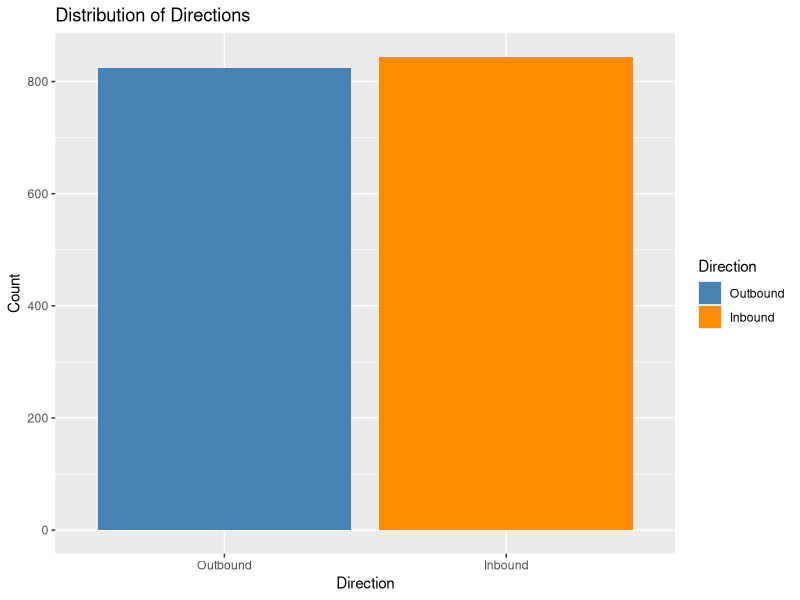
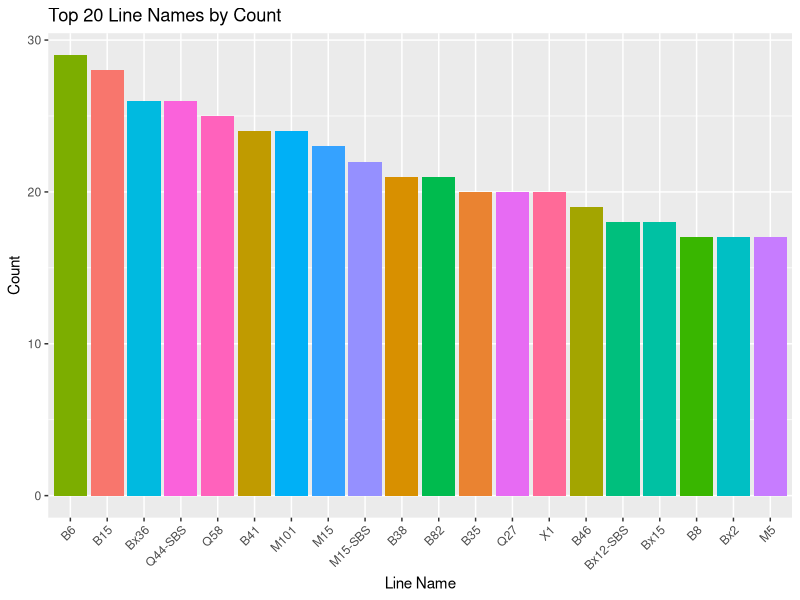
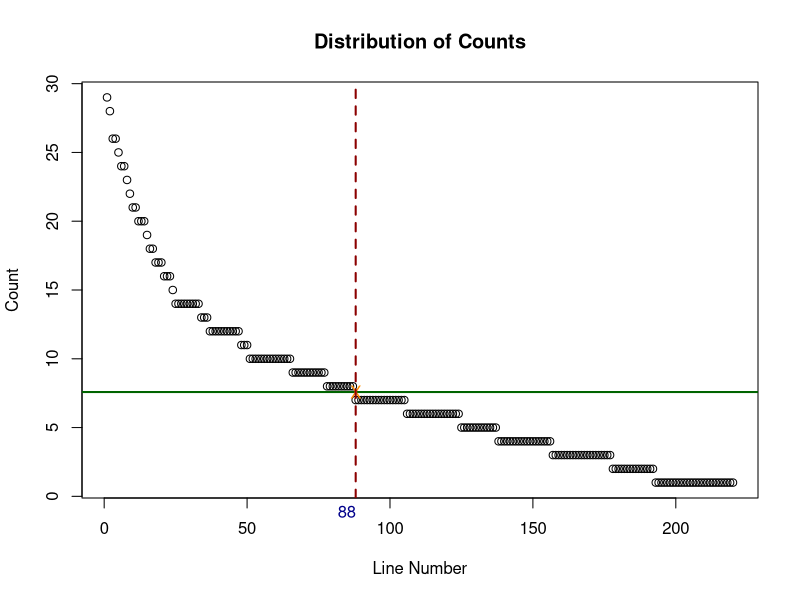
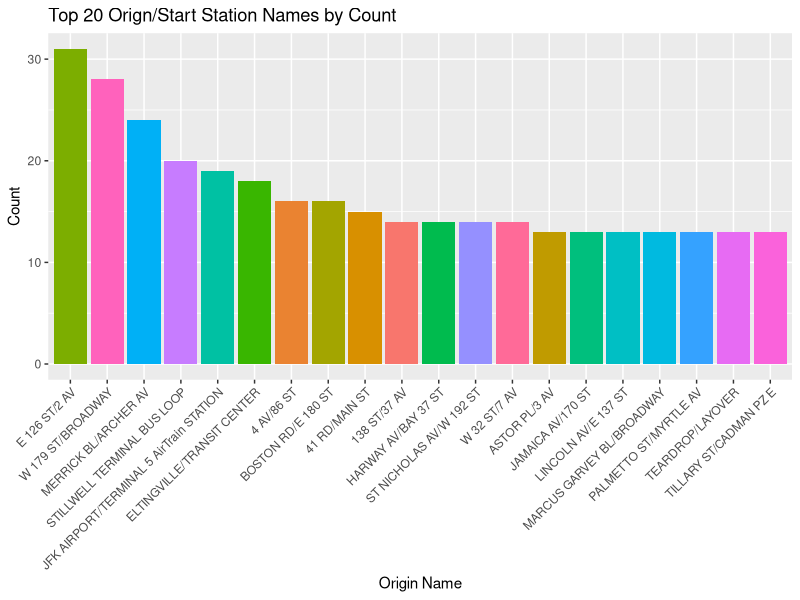
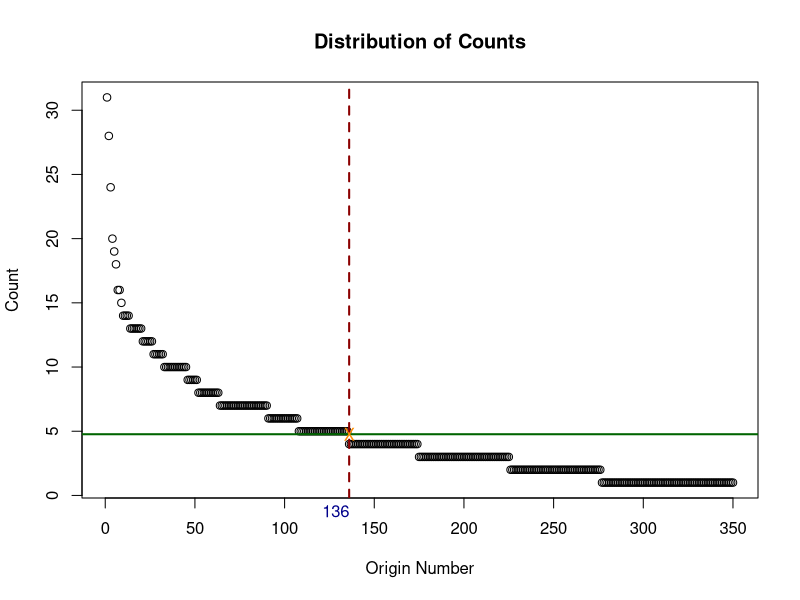
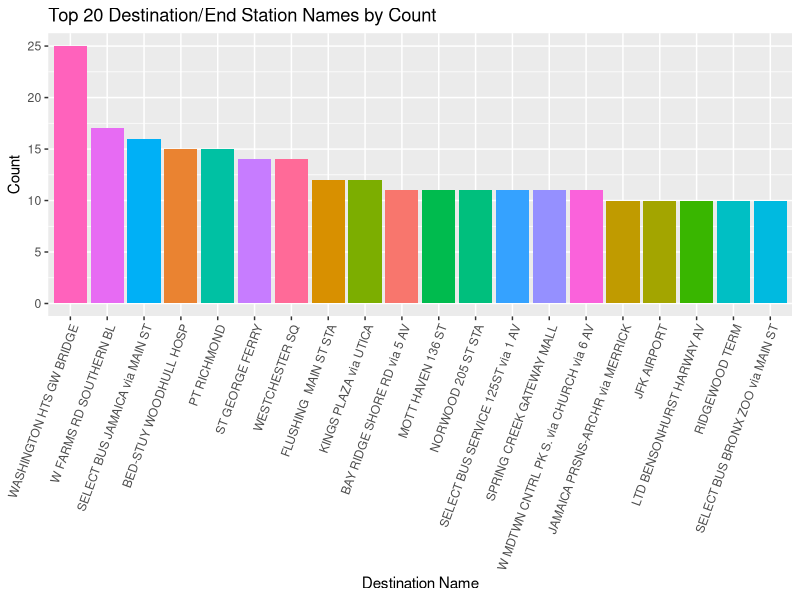
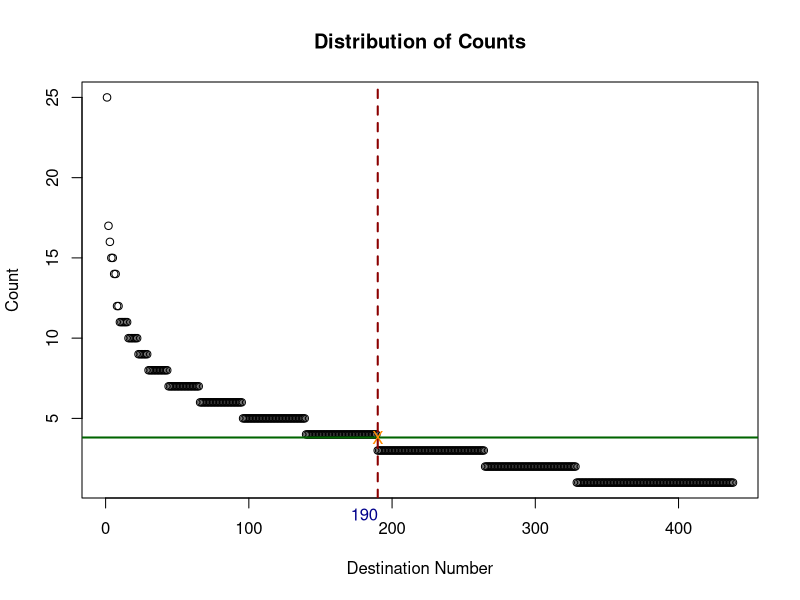
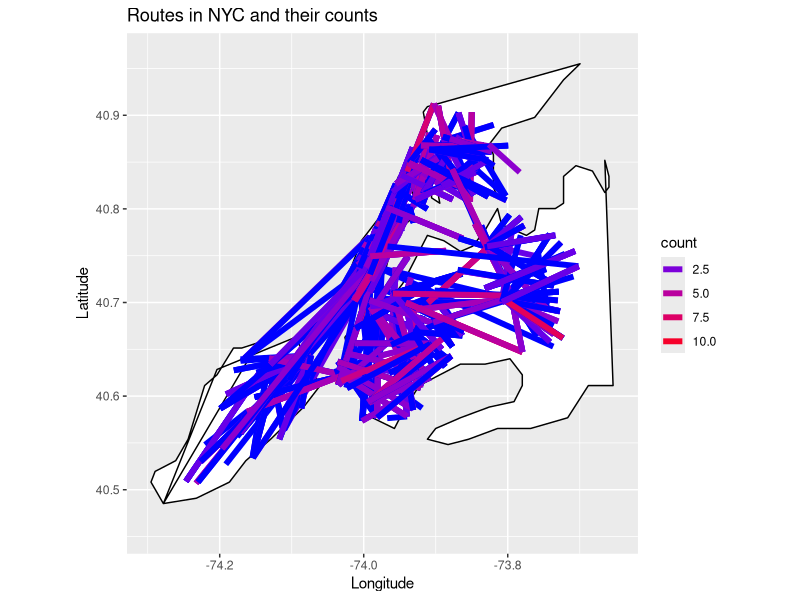

Write the R code that produced these figures, in order. (Note: this script raises an error after producing the figures.)
#---------------------------------------------------------------------------------
# Title: Exploratory data analysis
# Author: Tania Sultana
# Date: 2023-12-23
# Description: This scripts prepare all the EDA of the project
#---------------------------------------------------------------------------------

# clear environment
rm(list = ls(all.names = TRUE))

# add the library
library(dplyr)
library(ggplot2)
library(lubridate)

#setwd('D:/Msc/Winter 23-24/ML 2/Project/nyc_bus_delay_prediction')

root_rahat_dir <- "Desktop/ADR/ML-2/projects/nyc_bus_delay_prediction/"

# Load the dataset
df <- read.csv("dataset/nyc_ds_eda.csv")


## Uni-variate Analysis

#---------------------------------------------------------------------------------
## Direction column

(tab_dir <- table(df$direction))

# there are two values in the column: Outbound & Inbound directions for the bus route
# Outbound = 0 = the bus is moving away from center
# Inbound = 1 = the bus is moving inside towards center

# Convert to dataframe for plotting
tab_dir_df <- as.data.frame(tab_dir)

# Rename the columns
names(tab_dir_df) <- c("Direction", "Count")

# Rename the levels in the Direction column
levels(tab_dir_df$Direction) <- c("Outbound", "Inbound")

tab_dir_df

# Visualize the direction
# Create bar plot
ggplot(tab_dir_df, aes(x = Direction, y = Count, fill = Direction)) +
  geom_bar(stat = "identity") +
  scale_fill_manual(values = c("steelblue", "darkorange")) +
  labs(title = "Distribution of Directions", x = "Direction", y = "Count")

# Note: The dataset has a balance distribution among 2 different direction



#---------------------------------------------------------------------------------
## Line Name

# get the count of each line name
(tab_line_name <- table(df$line_name))

# Convert to dataframe for plotting
tab_line_df <- as.data.frame(tab_line_name)

head(tab_line_df)

# Rename the columns
names(tab_line_df) <- c("line_name", "count")

head(tab_line_df)

# sort using count
tab_line_df <- tab_line_df[order(-tab_line_df$count), ]

# Reset the row names
rownames(tab_line_df) <- NULL

cat("Total unique line name:", (nrow(tab_line_df)), "\n")

avg_line_count <- mean(tab_line_df$count)

cat("Average line counts:", avg_line_count, "\n")

# get top 20 linename
(top_line_df <- tab_line_df[1:20, ])

# visualize top-20 line name
ggplot(top_line_df, aes(x = reorder(line_name, -count), y = count, fill = line_name)) +
  geom_bar(stat = "identity") +
  labs(title = "Top 20 Line Names by Count", x = "Line Name", y = "Count") +
  theme(axis.text.x = element_text(angle = 45, hjust = 1),  # Rotate x labels for readability
        legend.position = "none")  # Remove the legend


# calculate the percentage of top-20 frequent line name
top_line_count_percentage <- sum(top_line_df$count) / sum(tab_line_df$count) * 100
cat("Top 20 line's frequency percentage:", top_line_count_percentage, "%\n")


# visualize the counts of each line with respect to thie index
plot(tab_line_df$count,
     xlab = "Line Number", 
     ylab = "Count", 
     main = "Distribution of Counts")

# Add a horizontal green line at the mean count
abline(h = avg_line_count, col = "darkgreen", lwd = 2) # lwd = 2 makes the line a bit thicker

# Find the first index where count is less than the average
first_index <- which(tab_line_df$count < avg_line_count)[1]

# Add 'X' mark at the first such index on the average line
if (!is.na(first_index)) {
  points(first_index, avg_line_count, pch = "X", col = "darkorange", lwd = 3)
  
  # Add a dashed vertical line through the 'X' point
  abline(v = first_index, lty = "dashed", col = "darkred", lwd=2)
  
  # Add text label for the X-axis value
  text(first_index, par("usr")[3] - 1, labels = first_index, srt = 00, adj = 1, xpd = TRUE, col = "darkblue")
}

# Summary Statistics: 
## 1. Total unique line name is: 220
## 2. Average frequency of each line name: 7.58
## 3. Top 20 line's frequency percentage is 26.07914%
## 4. 88 line names have more counts than their average counts


#---------------------------------------------------------------------------------
## Origin/Source Name

# origin name table
tab_oname <- table(df$org_name)

# Convert to dataframe for plotting
df_origin_name <- as.data.frame(tab_oname)

head(df_origin_name)

# Rename the columns
names(df_origin_name) <- c("orogin_name", "count")

# sort using count
df_origin_name <- df_origin_name[order(-df_origin_name$count), ]

# Reset the row names
rownames(df_origin_name) <- NULL

# Get total unique origin name
cat("Total unique origin name:", (nrow(df_origin_name)), "\n")

# Get average count of each origin name
avg_origin_count <- mean(df_origin_name$count)
cat("Average line counts:", avg_origin_count, "\n")

# get top 20 origin name
(top_origin_df <- df_origin_name[1:20, ])

# visualize top-20 origin name
ggplot(top_origin_df, aes(x = reorder(orogin_name, -count), y = count, fill = orogin_name)) +
  geom_bar(stat = "identity") +
  labs(title = "Top 20 Orign/Start Station Names by Count", x = "Origin Name", y = "Count") +
  theme(axis.text.x = element_text(angle = 45, hjust = 1),  # Rotate x labels for readability
        legend.position = "none")  # Remove the legend


# calculate the percentage of top-20 frequent origin name
top_origin_count_percentage <- sum(top_origin_df$count) / sum(df_origin_name$count) * 100
cat("Top 20 line's frequency percentage:", top_origin_count_percentage, "%\n")


# visualize the counts of each origin with respect to their indices
plot(df_origin_name$count,
     xlab = "Origin Number", 
     ylab = "Count", 
     main = "Distribution of Counts")

# Add a horizontal green line at the mean count
abline(h = avg_origin_count, col = "darkgreen", lwd = 2)

# Find the first index where count is less than the average
first_index <- which(df_origin_name$count < avg_origin_count)[1]

# Add 'X' mark at the first such index on the average line
if (!is.na(first_index)) {
  points(first_index, avg_origin_count, pch = "X", col = "darkorange", lwd = 3)
  
  # Add a dashed vertical line through the 'X' point
  abline(v = first_index, lty = "dashed", col = "darkred", lwd=2)
  
  # Add text label for the X-axis value
  text(first_index, par("usr")[3] - 1, labels = first_index, srt = 00, adj = 1, xpd = TRUE, col = "darkblue")
}

# Summary Statistics: 
## 1. Total unique origin name is: 350
## 2. Average frequency of each origin name: 4.77
## 3. Top 20 origin's frequency percentage is 20.02398%
## 4. 136 origin names have more counts than their average counts



#---------------------------------------------------------------------------------
## Destination/End station Name

# destination name table
tab_dname <- table(df$dest_name)

# Convert to dataframe for plotting
df_dest_name <- as.data.frame(tab_dname)

head(df_dest_name)

# Rename the columns
names(df_dest_name) <- c("destination_name", "count")

# sort using count
df_dest_name <- df_dest_name[order(-df_dest_name$count), ]

# Reset the row names
rownames(df_dest_name) <- NULL

# Get total unique destination name
cat("Total unique destination name:", (nrow(df_dest_name)), "\n")

# Get average count of each destination name
avg_dest_count <- mean(df_dest_name$count)
cat("Average line counts:", avg_dest_count, "\n")

# get top 20 destination name
top_dest_df <- df_dest_name[1:20, ]

# visualize top-20 destination name
ggplot(top_dest_df, aes(x = reorder(destination_name, -count), y = count, fill = destination_name)) +
  geom_bar(stat = "identity") +
  labs(title = "Top 20 Destination/End Station Names by Count", x = "Destination Name", y = "Count") +
  theme(axis.text.x = element_text(angle = 70, hjust = 1),  # Rotate x labels for readability
        legend.position = "none")  # Remove the legend


# calculate the percentage of top-20 frequent destination name
top_dest_count_percentage <- sum(top_dest_df$count) / sum(df_dest_name$count) * 100
cat("Top 20 line's frequency percentage:", top_dest_count_percentage, "%\n")


# visualize the counts of each origin with respect to their indices
plot(df_dest_name$count,
     xlab = "Destination Number", 
     ylab = "Count", 
     main = "Distribution of Counts")

# Add a horizontal green line at the mean count
abline(h = avg_dest_count, col = "darkgreen", lwd = 2)

# Find the first index where count is less than the average
first_index <- which(df_dest_name$count < avg_dest_count)[1]

# Add 'X' mark at the first such index on the average line
if (!is.na(first_index)) {
  points(first_index, avg_dest_count, pch = "X", col = "darkorange", lwd = 3)
  
  # Add a dashed vertical line through the 'X' point
  abline(v = first_index, lty = "dashed", col = "darkred", lwd=2)
  
  # Add text label for the X-axis value
  text(first_index, par("usr")[3] - 1, labels = first_index, srt = 00, adj = 1, xpd = TRUE, col = "darkblue")
}

# Summary Statistics: 
## 1. Total unique destination name is: 438
## 2. Average frequency of each destination: 3.81
## 3. Top 20 destination's frequency percentage is 15.35%
## 4. 190 destinations have more counts than their average counts


#---------------------------------------------------------------------------------

## Map Visualization of each routes from source to destination

# install the package if needed
#install.packages("maps", dep = TRUE)

library(maps)

# init map object for NYC
nyc_map <- map_data("state", region = "new york")


# Aggregate the data to count the frequency of each route
df_aggregated <- df %>%
  group_by(org_long, org_lat, dest_long, dest_lat) %>%
  summarize(count = n())


# Determine the range of longitude and latitude for the routes area
# You may need to adjust these values based on your specific data
x_min <- min(df_aggregated$org_long, df_aggregated$dest_long) - 0.05
x_max <- max(df_aggregated$org_long, df_aggregated$dest_long) + 0.05
y_min <- min(df_aggregated$org_lat, df_aggregated$dest_lat) - 0.05
y_max <- max(df_aggregated$org_lat, df_aggregated$dest_lat) + 0.05

# Create a ggplot using the aggregated data
ggplot() +
  geom_polygon(data = nyc_map, aes(x = long, y = lat, group = group), fill = "white", color = "black") +
  geom_segment(data = df_aggregated, aes(x = org_long, 
                                         y = org_lat, 
                                         xend = dest_long, 
                                         yend = dest_lat, 
                                         color = count), size = 2) +
  scale_color_gradient(low = "blue", high = "red", guide = "legend") +
  coord_fixed(1.3) +
  labs(x = "Longitude", y = "Latitude", title = "Routes in NYC and their counts") +
  xlim(x_min, x_max) +
  ylim(y_min, y_max)



#---------------------------------------------------------------------------------

## Vehicle Name

# vehicle name table
tab_vname <- table(df$vech_name)

# Convert to dataframe for plotting
df_vehicle_name <- as.data.frame(tab_vname)

head(df_vehicle_name)

# Rename the columns
names(df_vehicle_name) <- c("vehicle_name", "count")

# sort using count
df_vehicle_name <- df_vehicle_name[order(-df_vehicle_name$count), ]

# Reset the row names
rownames(df_vehicle_name) <- NULL

# Get total unique vehicle name
cat("Total unique vehicle name:", (nrow(df_vehicle_name)), "\n")

# Get average count of each vehicle name
avg_vehicle_count <- mean(df_vehicle_name$count)
cat("Average line counts:", avg_vehicle_count, "\n")

# get top 20 vehicle name
(top_vehicle_df <- df_vehicle_name[1:20, ])

# visualize top-20 vehicle name
ggplot(top_vehicle_df, aes(x = reorder(vehicle_name, -count), y = count, fill = vehicle_name)) +
  geom_bar(stat = "identity") +
  labs(title = "Top 20 Vehicle Name by Count", x = "Origin Name", y = "Count") +
  theme(axis.text.x = element_text(angle = 45, hjust = 1),  # Rotate x labels for readability
        legend.position = "none")  # Remove the legend


# calculate the percentage of top-20 frequent vehicle name
top_vehicle_count_percentage <- sum(top_vehicle_df$count) / sum(df_vehicle_name$count) * 100
cat("Top 20 vehicle's frequency percentage:", top_vehicle_count_percentage, "%\n")


# visualize the counts of each origin with respect to their indices
plot(df_vehicle_name$count,
     xlab = "Vehicle Number", 
     ylab = "Count", 
     main = "Distribution of Counts")

# Add a horizontal green line at the mean count
abline(h = avg_vehicle_count, col = "darkgreen", lwd = 2)

# Find the first index where count is less than the average
first_index <- which(df_vehicle_name$count < avg_vehicle_count)[1]

# Add 'X' mark at the first such index on the average line
if (!is.na(first_index)) {
  points(first_index, avg_vehicle_count, pch = "X", col = "darkorange", lwd = 3)
  
  # Add a dashed vertical line through the 'X' point
  abline(v = first_index, lty = "dashed", col = "darkred", lwd=2)
  
  # Calculate the y-position for the text label
  y_position <- par("usr")[3] - 0.15
  x_position = first_index + 20
  
  # Add text label for the X-axis value
  text(x_position, y_position, labels = first_index, srt = 00, adj = 1, xpd = TRUE, col = "darkblue")
}



# Summary Statistics: 
## 1. Total unique vehicle name: 1381 
## 2. Average frequency of each vehicle name: 1.21
## 3. Top 20 vehicle's frequency percentage: 3.78%
## 4. 251 vehicle names have more counts than their average counts


#---------------------------------------------------------------------------------

## next_point_name, arrivial_app, and dist_from_stop have no relevance to our analysis.

## Weekend Status


# weekend status table
tab_ws <- table(df$weekend_status)

# Convert to dataframe for plotting
df_ws <- as.data.frame(tab_ws)

head(df_ws)

# Rename the columns
names(df_ws) <- c("weekend_status", "count")

# sort using count
df_ws <- df_ws[order(-df_ws$count), ]

# Reset the row names
rownames(df_ws) <- NULL

# weekend status has two variable: FALSE = weekdays AND TRUE = weekend


# Calculate the percentage for each group
df_ws <- df_ws %>%
  group_by(weekend_status) %>%
  summarise(total_count = sum(count)) %>%
  mutate(percentage = (total_count / sum(total_count)) * 100)

# Create the bar plot with percentage labels
ggplot(df_ws, aes(x = reorder(weekend_status, -percentage), y = total_count, fill = weekend_status)) +
  geom_bar(stat = "identity") +
  geom_text(aes(label = paste0(round(percentage, 2), "%")), vjust = -0.5, size = 4) +  # Add percentage labels
  labs(title = "Distribution of Weekend Status by Count and Percentage",
       x = "Origin Name",
       y = "Count") +
  theme(axis.text.x = element_text(angle = 0, hjust = 0.5),  # Reset X-axis text position to default
  legend.position = "none")  # Remove the legend

# Summary Statistics: 
# both type has pretty much balanced in the dataset. 
# weekdays has almost 80% counts and weekend has rest of 20%


#---------------------------------------------------------------------------------

## Day of the year

boxplot(df$day_of_year, 
        main = "Distribution of Day of the Year",
        ylab = "day of year") 

# Add the mean to the boxplot
points(1, mean(df$day_of_year), col = "red", pch = 19)
text(1.05, mean(df$day_of_year), labels = round(mean(df$day_of_year), 2), col = "red")

# Calculate quantiles
quantiles <- quantile(df$day_of_year, probs = c(0.25, 0.75))

# Add quantiles to the boxplot
segments(0.8, quantiles[1], 1.2, quantiles[1], col = "blue")
segments(0.8, quantiles[2], 1.2, quantiles[2], col = "blue")

# Annotate quantiles
text(1.25, quantiles[1], labels = round(quantiles[1], 2), col = "blue")
text(1.25, quantiles[2], labels = round(quantiles[2], 2), col = "blue")


#---------------------------------------------------------------------------------

## Time of the Day

boxplot(df$time_of_day, 
        main = "Distribution of time of the day",
        ylab = "day of year") 

# Add the mean to the boxplot
points(1, mean(df$time_of_day), col = "red", pch = 19)
text(1.09, mean(df$time_of_day), labels = paste(round(mean(df$time_of_day), 2), ' or ' , 
                                                round(mean(df$time_of_day) / 60, 0), ':', 
                                                round(mean(df$time_of_day) %% 60, 0), sep = ""), col = "red")

# Calculate quantiles
quantiles <- quantile(df$time_of_day, probs = c(0.25, 0.75))

# Add quantiles to the boxplot
segments(0.8, quantiles[1], 1.2, quantiles[1], col = "blue")
segments(0.8, quantiles[2], 1.2, quantiles[2], col = "blue")

# Annotate quantiles
text(1.28, quantiles[1], labels = paste(round(quantiles[1], 2), ' or ' , 
                                        round(quantiles[1] / 60, 0), ':', 
                                        round(quantiles[1] %% 60, 0), sep = ""), col = "blue")

text(1.28, quantiles[2], labels = paste(round(quantiles[2], 2), ' or ', 
                                        round(quantiles[2] / 60, 0), ':', 
                                        sprintf("%02d", as.integer(quantiles[2] %% 60)), sep = ""), col = "blue")

# Summary Statistics: 
## 1. Most busiest time is between 09:30 - 18:07
## 2. Mean time is 14:53.


#---------------------------------------------------------------------------------

## Delay mins

df$non_neg_delay <- ifelse(df$delay_mins < 0, 0, df$delay_mins)

boxplot(df$non_neg_delay, 
        main = "Distribution of the delay time (mins)",
        ylab = "delay (mins)") 


# Add the mean to the boxplot
points(1, mean(df$non_neg_delay), col = "red", pch = 19)
text(1.04, mean(df$non_neg_delay), labels = paste(round(mean(df$non_neg_delay), 2),  sep = ""), col = "red")

# determined minimum and maximum values
#min_value <- min(df$non_neg_delay, na.rm = TRUE)
max_value <- max(df$non_neg_delay, na.rm = TRUE)

# Add the minimum point
#points(1, min_value, col = "blue", pch = 19)
#text(1.05, min_value, labels = round(min_value, 2), col = "blue")

# Add the maximum point
points(1, max_value, col = "darkgreen", pch = 19)
text(1.05, max_value, labels = round(max_value, 2), col = "darkgreen")

quantiles <- quantile(df$non_neg_delay, probs = c(0.25, 0.75))

# Annotate quantiles
text(1.24, quantiles[1], labels = round(quantiles[1], 2), col = "blue")

text(1.24, quantiles[2], labels = round(quantiles[2], 2), col = "darkgreen")


# Summary Statistics: 
## 1. The delay time is distributed from -26.92 to 71.95
## 2. Mean delay time is 4.99.
## 3. 50% of the data is concentrated in to -0.27 minutes to 7.92 minutes.
## There are several outlair present in the data.

# For non-negative time delays:
## 1. The delay time is distributed from 0 to 71.95
## 2. Mean delay time is 5.71.
## 3. 50% of the data is concentrated in to 0 minutes to 7.92 minutes.
## There are several outlair present in the data.


#---------------------------------------------------------------------------------

## Bi-variate Analysis

#---------------------------------------------------------------------------------

## Direction column vs delay time
boxplot(non_neg_delay ~  direction, data = df, family='binomial',
        main = "Boxplot of Delay Time by Direction")


#---------------------------------------------------------------------------------

## Line Name column vs delay time

df_nnd_line <- df %>%
  group_by(line_name) %>%
  summarise(
    count = n(),
    mean_delay = mean(non_neg_delay, na.rm = TRUE)) %>% 
  arrange(desc(mean_delay))

head(df_nnd_line)

# Calculate the average count
average_count <- mean(df_nnd_line$count)

# Filter out lines with count less than the average count
df_nnd_line_aa <- df_nnd_line %>%
  filter(count >= average_count)

cat("There are a total number of ", nrow(df_nnd_line_aa), 
    " obersvation which has frequncy above to the avg. frequency", sep = "")

# Set the factor levels of line_name in the order of the dataframe
df_nnd_line_aa$line_name <- factor(df_nnd_line_aa$line_name, levels = df_nnd_line_aa$line_name)

# Identify the maximum and minimum mean_delay
max_delay <- df_nnd_line_aa[which.max(df_nnd_line_aa$mean_delay), ]
min_delay <- df_nnd_line_aa[which.min(df_nnd_line_aa$mean_delay), ]


ggplot(df_nnd_line_aa, aes(x = line_name, y = mean_delay, fill = count)) +
  geom_bar(stat = "identity") +
  geom_text(data = max_delay, aes(label = round(mean_delay, 2), y = mean_delay + 0.5), hjust= 0.15, vjust = 1) +
  geom_text(data = min_delay, aes(label = round(mean_delay, 2), y = mean_delay + 0.5), vjust = 1) +
  labs(x = "Line Name", y = "Mean Delay", fill = "Count") +
  scale_fill_gradient(low = "blue", high = "red") +
  theme(axis.text.x = element_text(angle = 90, hjust = 1))


# Filter out lines with count greater than the average count
df_nnd_line_ba <- df_nnd_line %>%
  filter(count < average_count)

cat("There are a total number of ", nrow(df_nnd_line_ba), 
    " obersvation which has frequncy below to the avg. frequency", sep = "")

# Set the factor levels of line_name in the order of the dataframe
df_nnd_line_ba$line_name <- factor(df_nnd_line_ba$line_name, levels = df_nnd_line_ba$line_name)


# Identify the maximum and minimum mean_delay
max_delay <- df_nnd_line_ba[which.max(df_nnd_line_ba$mean_delay), ]
min_delay <- df_nnd_line_ba[which.min(df_nnd_line_ba$mean_delay), ]

# Assuming df_nnd_line is already created as per your description
ggplot(df_nnd_line_ba, aes(x = line_name, y = mean_delay, fill = count)) +
  geom_bar(stat = "identity") +
  geom_text(data = max_delay, aes(label = round(mean_delay, 2), y = mean_delay + 1.0), hjust= 0.15, vjust = 1) +
  geom_text(data = min_delay, aes(label = round(mean_delay, 2), y = mean_delay + 1.0), vjust = 1) +
  labs(x = "Line Name", y = "Mean Delay", fill = "Count") +
  scale_fill_gradient(low = "blue", high = "red") + 
  theme(axis.text.x = element_text(angle = 90, hjust = 1))


# Summary Statistics: 
## 1. Frequent bus lines have less variation in the average delay time (11.96 - 1.1).
## 2. Where the less frequent bus (that have less frequency than the average frequency) 
####  have high variation in their average delay time (43.52 - 0).

#---------------------------------------------------------------------------------

## Weekend column vs delay time
boxplot(non_neg_delay ~  weekend_status, data = df, family='binomial',
        main = "Boxplot of Delay Time by Weekend Status")


## day of the year column vs delay time
boxplot(non_neg_delay ~  day_of_year, data = df, family='binomial',
        main = "Boxplot of delay in different day of year")


## time of the day column vs delay time

df$hour_of_day <- floor(df$time_of_day / 60)

boxplot(non_neg_delay ~  hour_of_day, data = df, family='binomial',
        main = "Boxplot of delay in different time of the day")

df$hour_of_day <- NULL
df$delay_mins <- NULL

names(df)

# Final Discussion to pick the features:
## 1. direction
## 2. line_name
## 3. org_name
## 4. dest_name
# Couldn't pick the latitude and longitude of both start and and station as we are picking their name
## 5. vech_name
# vehicle latitude and longitude also not necessary in our task
# also not considering the arrival approximation related features
## 6. weekend_status
## 7. day_of_year
## 8. time_of_day

df$org_lat <- NULL
df$org_long <- NULL
df$dest_lat <- NULL
df$dest_long <- NULL
df$vech_lat <- NULL
df$vech_long <- NULL
df$next_point_name <- NULL
df$arrivial_app <- NULL
df$dist_from_stop <- NULL



names(df)

# train-test partition (80/20)

# Set seed for reproducibility
set.seed(123)

# Calculate the size for the 80% split
split_size <- floor(0.8 * nrow(df))

# Sample rows for the first dataframe (80%)
sampled_indices <- sample(seq_len(nrow(df)), size = split_size)

# Create the two dataframes
train_df <- df[sampled_indices, ]  # 80% of the data
test_df <- df[-sampled_indices, ] # Remaining 20% of the data

# save the final dataset
write.csv(train_df, file = paste(root_rahat_dir, "dataset/nyc_ds_train.csv", sep=""), row.names = FALSE)
write.csv(test_df, file = paste(root_rahat_dir, "dataset/nyc_ds_test.csv", sep=""), row.names = FALSE)
